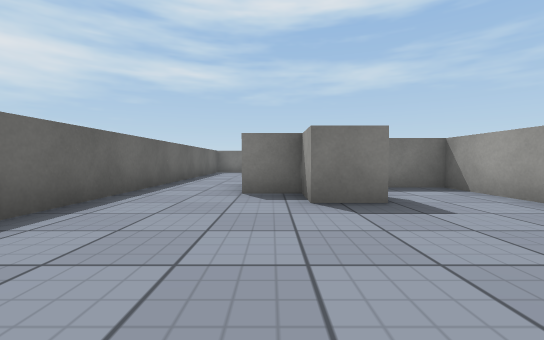
[1] (above)

22 first-person views from a walk through a scene from a Unity 3-D project. The camera is 0.55 m above the floor, tilts 2° down and sees 90° across. The floor is counted in squares, 1 m on a side. Each view is taken from the middle of a square. On the plan, view 1 faces up. The plan holds only what a view shows up to about 9 squares ahead; the rest is blank. The player is left out. Some animated figures are left out. Surface patterns are stand-ins for the level's own textures.

[2]
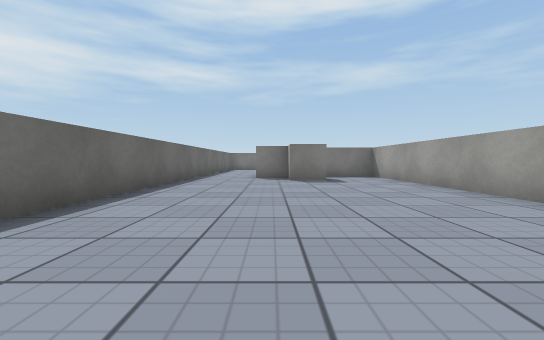

[3]
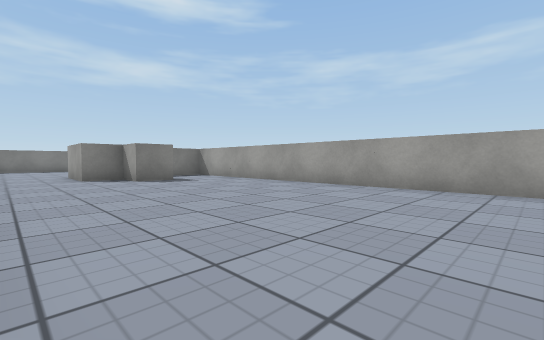

[4]
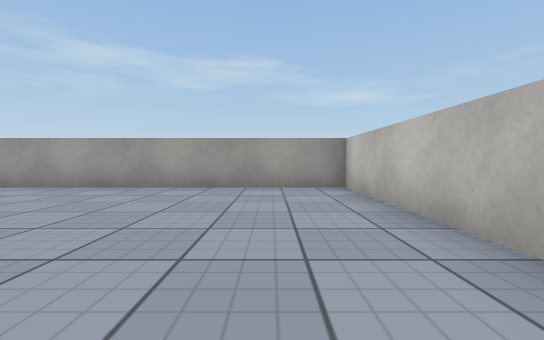

[5]
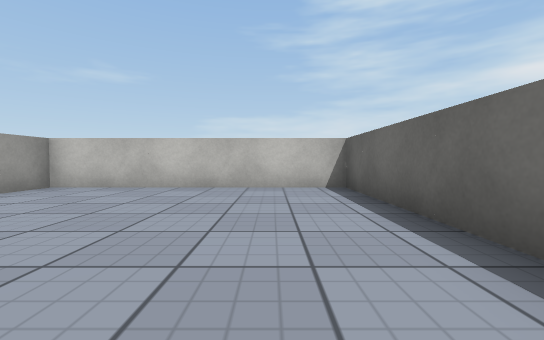

[6]
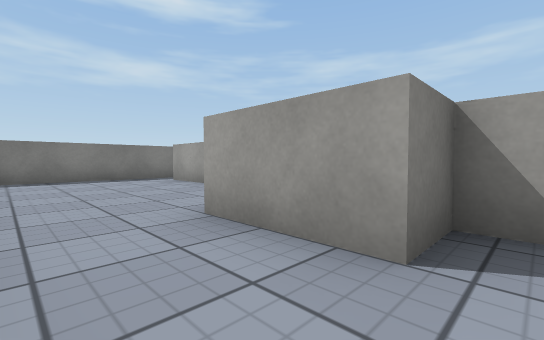

[7]
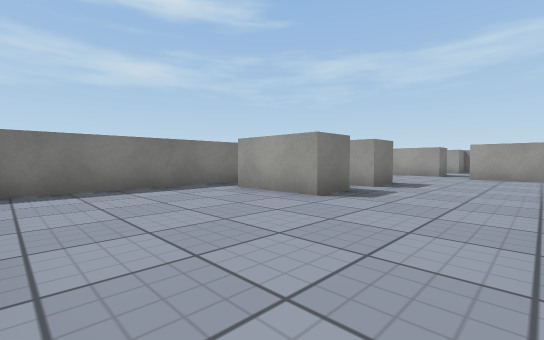

[8]
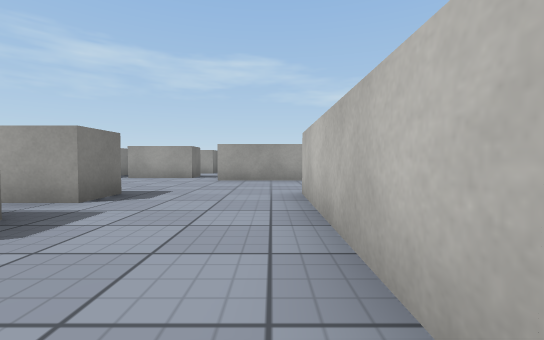

[9]
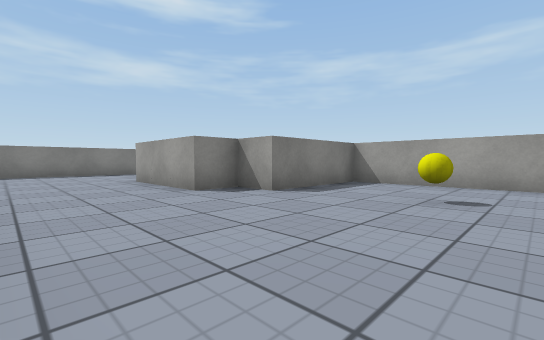

[10]
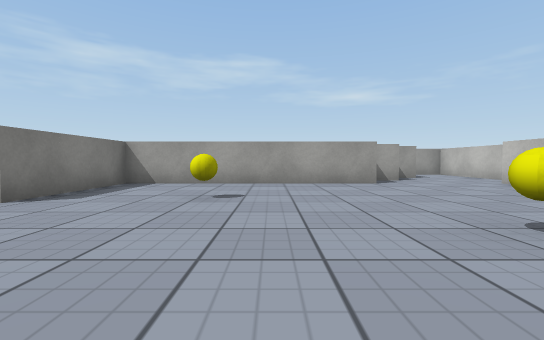

[11]
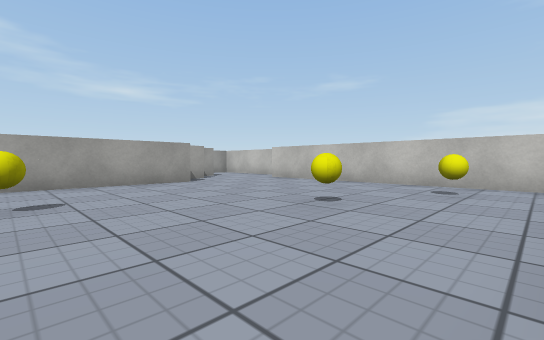

[12]
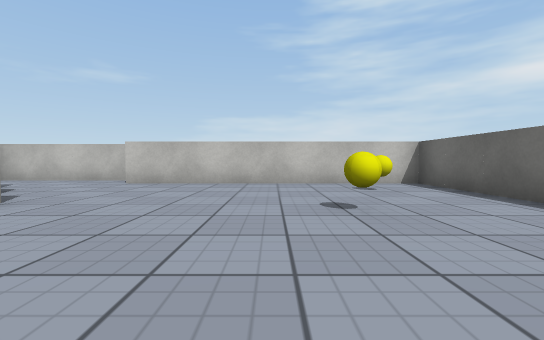

[13]
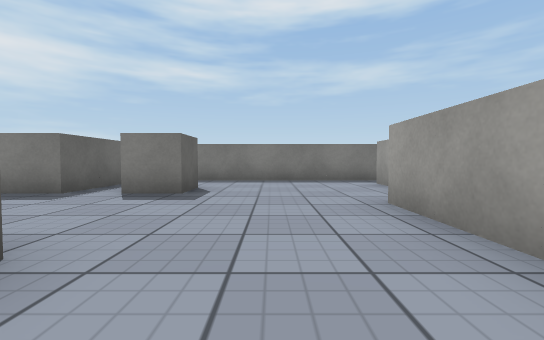

[14]
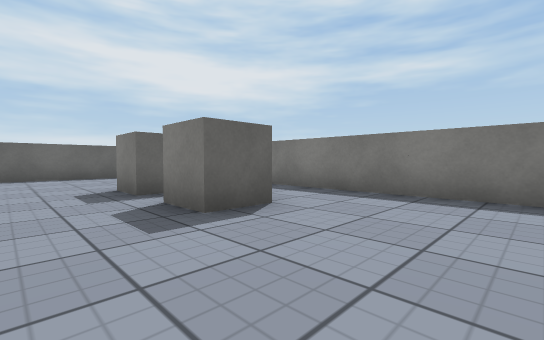

[15]
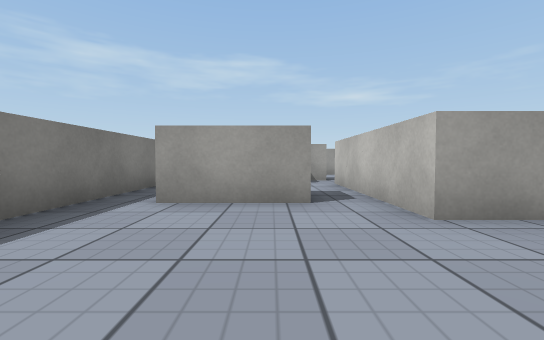

[16]
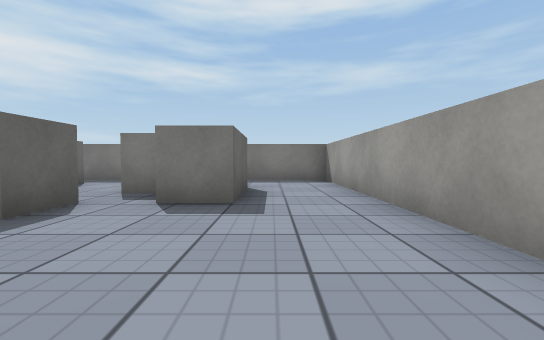

[17]
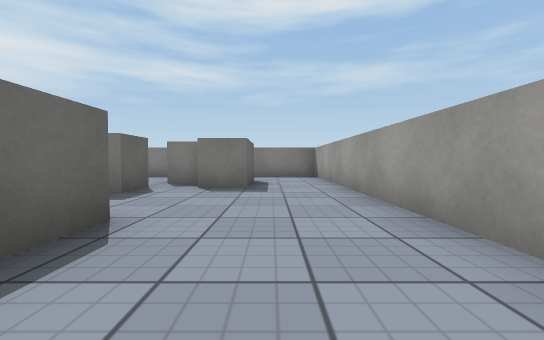

[18]
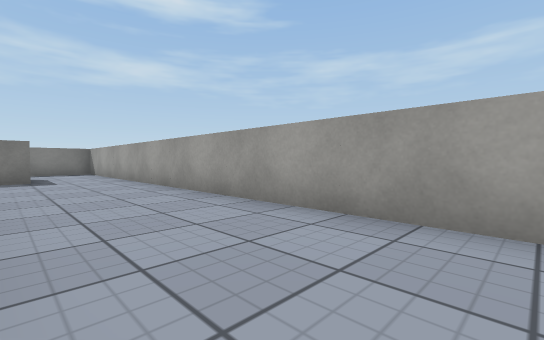

[19]
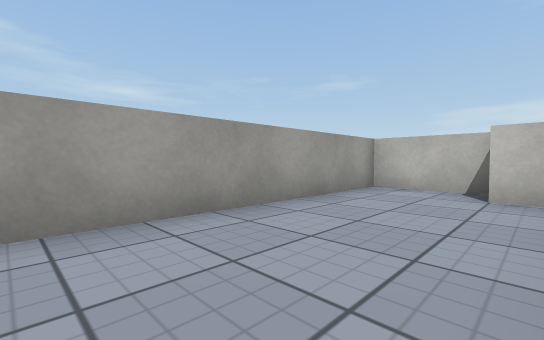

[20]
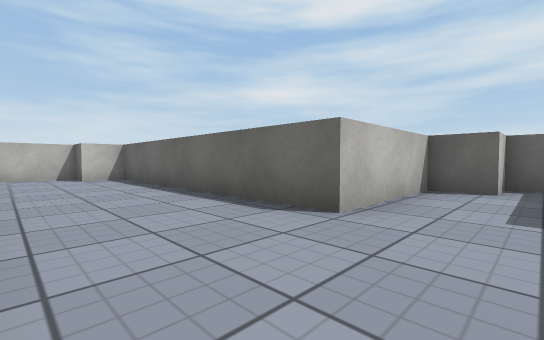

[21]
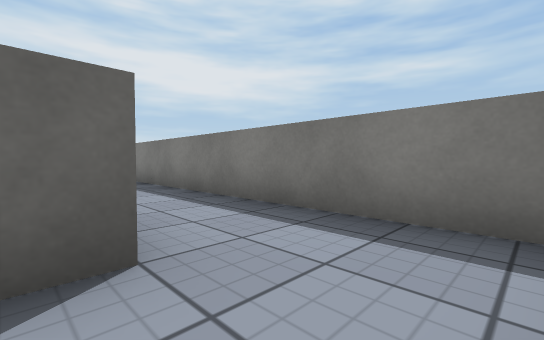

[22]
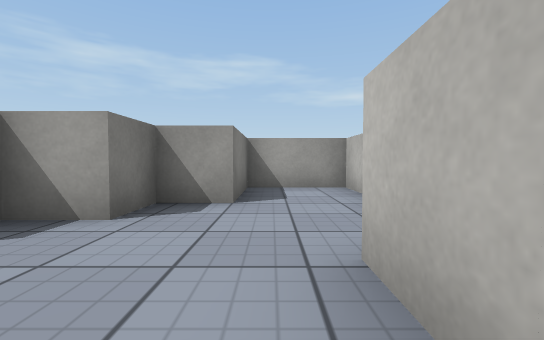

### Floor plan
Points are (right, up) in squares from view 1. A wall is a line through its corners. A room is listed if a view was taken in it or the views show most of it. See-through windows are left out.
Room 1 (views 1, 2, 3, 4, 5, 6, 7)
walls: (1.6, 3.5) (0.5, 3.5) (0.5, 4.5) (-0.5, 4.5) (-0.5, 6.5); (-2.5, 7.4) (-2.5, -5.5) (3.5, -5.5) (3.5, 5.5) (2.2, 5.5)
ways out: opening at (-1.5, 6.5) to room 2
Room 2 (views 8, 9, 10, 11, 12, 13, 14, 15, 22)
walls: (4.5, -1.5) (4.5, -4.5) (11.5, -4.5); (0.4, 6.5) (4.5, 6.5); (9, 9.5) (8.5, 9.5) (8.5, 11.5); (4.5, 10.5) (4.5, 9.5) (3.5, 9.5) (3.5, 10.5); (11.5, -1.6) (11.5, 4.5) (8.5, 4.5) (8.5, 5.5) (7.5, 5.5) (7.5, 8.5) (9.5, 8.5); (2.5, 11.4) (2.5, 9.5) (1.5, 9.5) (1.5, 11.5); (9.6, 12.5) (-2.1, 12.5); (-2.5, 10.6) (-2.5, 7.4); (12, -5.5) (15.5, -5.5) (15.5, -3.5) (13.5, -3.5) (13.5, -2.5) (12.5, -2.5) (12.5, -1.5)
ways out: opening at (-1.5, 6.5) to room 1; opening at (9, 9) to room 3; opening at (9, 12) to room 5
objects: yellow ball (6, -3); yellow ball (7, -1); yellow ball (9, 2)
Room 3 (views 16, 17, 18, 19, 20, 21)
walls: (12.2, 9.5) (11.5, 9.5); (9.5, 8.5) (11.5, 8.5) (11.5, 7.5); (8.5, 7.1) (8.5, 6.5) (9.5, 6.5) (9.5, 5.5) (12.5, 5.5) (12.5, -1.5) (13.5, -1.5) (13.5, -2.5) (15.5, -2.5) (15.5, 10.5); (13.5, 10.6) (13.5, 8.5) (12.5, 8.5) (12.5, 9)
ways out: opening at (9, 9) to room 2; opening at (14.5, 9.5) to room 4; opening at (10.5, 10) to room 5
Room 4 (no view inside)
walls: (15.5, 10.5) (15.5, 12.5) (11.5, 12.5)
ways out: opening at (14.5, 9.5) to room 3; opening at (12.5, 11.5) to room 5
Room 5 (no view inside)
walls: (11.5, 12.5) (9.6, 12.5)
ways out: opening at (9, 12) to room 2; opening at (10.5, 10) to room 3; opening at (12.5, 11.5) to room 4

Positions as (right, up) in squares from view 1, and headings:
1: (0, 0), facing up
2: (0, -4), facing up
3: (-2, -4), facing up-right
4: (-2, -4), facing right
5: (-1, 0), facing down
6: (-2, 4), facing up-right
7: (-2, 7), facing up-right
8: (0, 7), facing right
9: (5, 1), facing up-right
10: (5, 1), facing right
11: (5, 2), facing down-right
12: (8, 2), facing down
13: (6, 5), facing up
14: (7, 8), facing up-left
15: (5, 10), facing right
16: (14, 5), facing up
17: (14, 3), facing up
18: (13, 0), facing up-right
19: (13, 3), facing down-right
20: (15, 7), facing down-left
21: (15, 10), facing up-left
22: (10, -4), facing right
